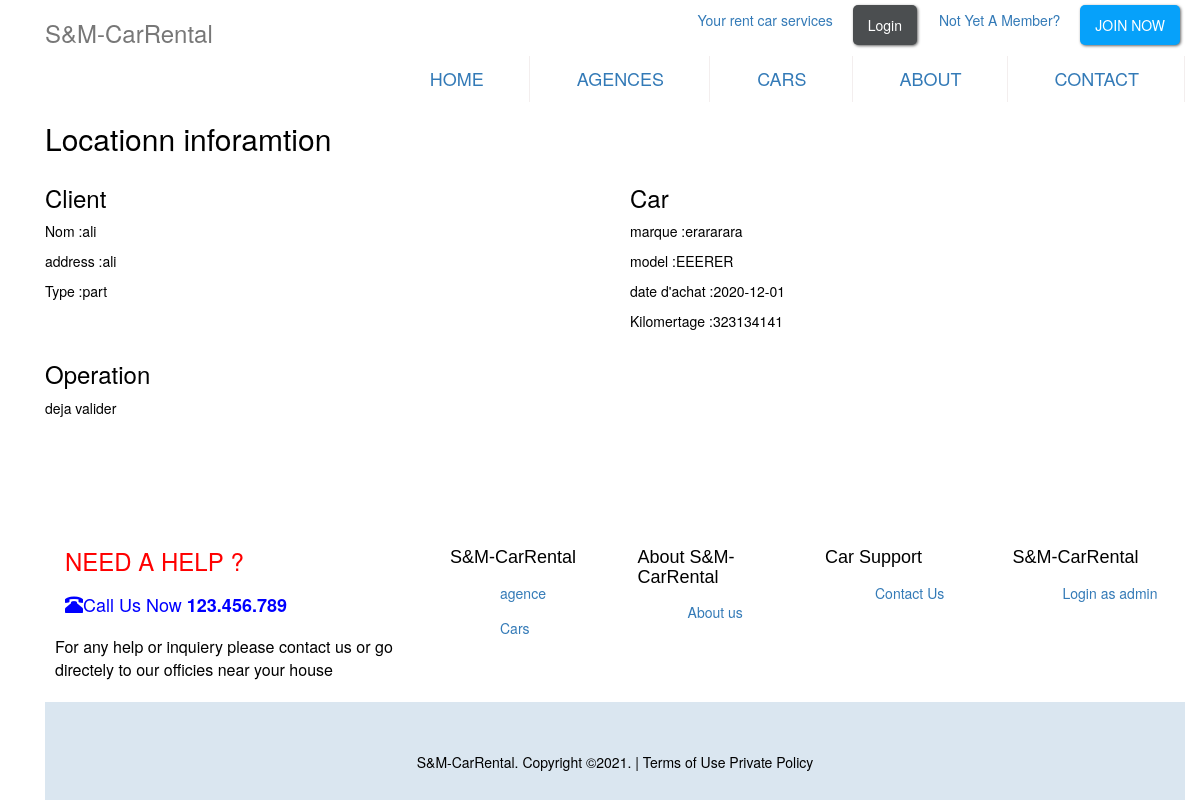
The page /loc.php?loc=1 on the database its author committed.
### tables this page shows
CREATE TABLE `location` (
  `id_loc` int(11) NOT NULL,
  `date_loc` date NOT NULL,
  `date_fin_loc` date NOT NULL,
  `kelo` double DEFAULT NULL,
  `ID_AGENCE1` int(11) NOT NULL,
  `ID_AGENCE2` int(11) DEFAULT NULL,
  `NUM_CL` int(11) NOT NULL,
  `MATRICULE` varchar(100) NOT NULL,
  `valider` tinyint(1) NOT NULL DEFAULT 0 COMMENT '0 pas encore traite ;\r\n1 : refuser \r\n2 : accepter',
  `date_affectation` timestamp NOT NULL DEFAULT current_timestamp()
);

CREATE TABLE `clients` (
  `NUM_CL` int(11) NOT NULL,
  `NOM_CL` varchar(100) DEFAULT NULL,
  `ADD_CL` varchar(100) DEFAULT NULL,
  `TYPE_CL` enum('ent','part') DEFAULT NULL,
  `username` varchar(100) NOT NULL,
  `email` varchar(100) NOT NULL,
  `password` varchar(100) NOT NULL
);

CREATE TABLE `voiture` (
  `ID_AGENCE` int(11) NOT NULL,
  `MATRICULE` varchar(20) NOT NULL,
  `DATE_D_ACHAT` date DEFAULT NULL,
  `KILOMETRAGE` decimal(10,0) DEFAULT NULL,
  `model` varchar(34) NOT NULL DEFAULT 'ibiza',
  `marque` varchar(34) NOT NULL DEFAULT 'renault',
  `img` text NOT NULL DEFAULT 'audi.jpg'
);

### loc.php (the view, shortened to what this page needs)
<!DOCTYPE html>
<html>
<head>
    <link rel="stylesheet" href="https://maxcdn.bootstrapcdn.com/bootstrap/3.3.7/css/bootstrap.min.css"
>
        <link  rel ="stylesheet"  href="./css/Style.css"
</head>
<body>
     <div class="wrapper "><div class="container">
      <?php require_once 'header.php';
require_once 'cnx.php';
 $sql="select * from clients natural join location natural join voiture natural join agence where id_loc=".$_GET['loc'];
 $rs=mysqli_query($db, $sql);
  if($row = mysqli_fetch_assoc($rs))
    {
       ?>
        <h2>Locationn  inforamtion  </h2>
           <div class="row">
           <div class="col-lg-6">
              <h3>Client </h3>
              <p>Nom :<?php echo $row['NOM_CL']; ?></p>
              <p>address :<?php echo $row['ADD_CL']; ?></p>
              <p>Type  :<?php echo $row['TYPE_CL']; ?></p>
           </div>
           <div class="col-lg-6">
                    <h3>Car </h3>
                    <p>marque :<?php echo $row['marque']; ?></p>
                 <p>model :<?php echo $row['model']; ?></p>
                 <p>date d'achat   :<?php echo $row['DATE_D_ACHAT']; ?></p>
  				<p>Kilomertage   :<?php echo $row['KILOMETRAGE']; ?></p>
            </div>
            <div class="col-lg-6">
                         <h3>Operation </h3>
                         <?php
                      if ($row["valider"] ==2){
          									echo  " <p>".' deja valider'  ."</p>";
        			   }elseif($row["valider"] ==1){
        			   						echo  " <p>".'refuser'  ."</p>";
      					}else{
                 echo '  <p ><a href="server.php?v=2&id= '.$_GET["loc"] .'" class="callnumber">valider </a></p>
                     <p><a href="server.php?v=1&id='.$_GET['loc'].'">refuser</a></p>
                     ';
                  } ?>
                </div>
            </div>
             <?php } ?>
          <br>
          <br><br><br><br>
  <?php include "footer.php" ;?>
</body>
</html>

### css/Style.css (style rules this page uses)
h1, h2, h3 ,h4,h5,p,ul,li { color: black; }

### rows shown on the page
location: NUM_CL.NOM_CL "ali", NUM_CL.ADD_CL "ali", NUM_CL.TYPE_CL "part", MATRICULE.marque "erararara", MATRICULE.model "EEERER", MATRICULE.DATE_D_ACHAT "2020-12-01", MATRICULE.KILOMETRAGE "323134141"
